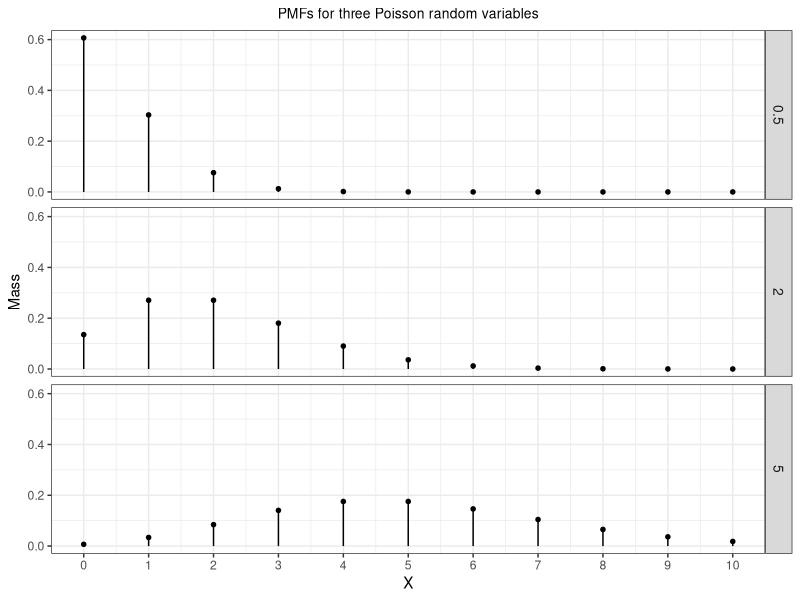

The R source for this figure:
## ---- chunk 1
library(tidyverse)
theme_set(theme_classic(14))
set.seed(123)
## ---- chunk 2
# Create all combinations of x values (0-10) and lambda parameters (0.5, 2, 5)
foo <- expand_grid(x = 0:10,lambda = c(0.5, 2, 5))

## ---- chunk 3
# Calculate probability mass and create labels for each combination
pmf <- foo %>% 
  mutate(mass = dpois(x, lambda))
## ---- chunk 4
# Create the plot
ggplot(pmf, aes(x = x, y = mass)) +
  geom_linerange(aes(ymin = 0, ymax = mass), linewidth = 0.5) +
  geom_point(size = 2, shape = 20) +
  facet_wrap(~lambda, ncol = 1, strip.position = 'right',
             labeller = labeller(lambda = c("0.5" = "0.5", "2" = "2", "5" = "5"))) +
  labs(title = 'PMFs for three Poisson random variables',
       x = 'X',
       y = 'Mass') +
  scale_x_continuous(breaks = 0:10) +
  theme_bw() +
  theme(strip.text = element_text(size = 10),
        plot.title = element_text(size = 10, hjust = 0.5))
